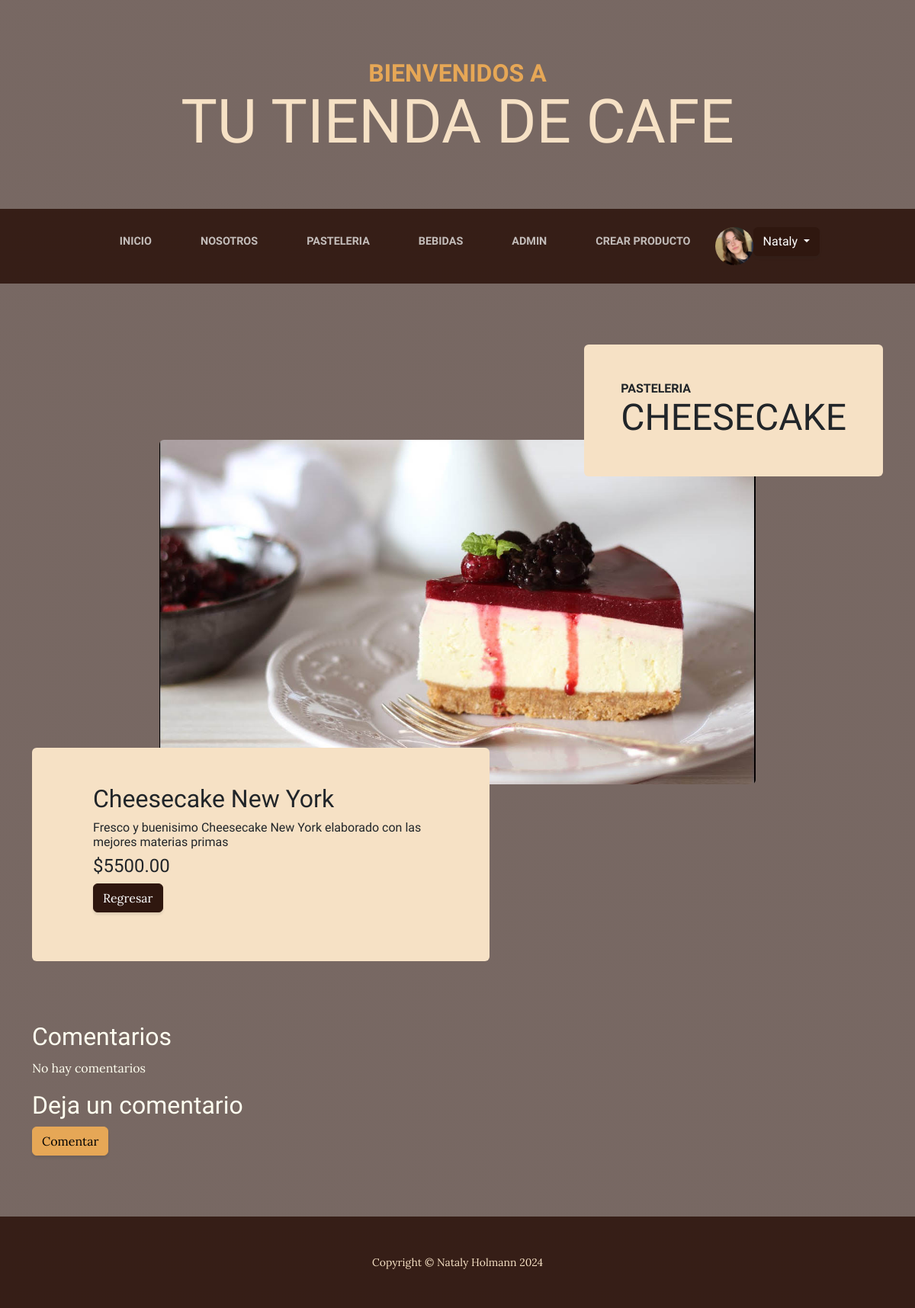
Page /pasteleria/12/ (signed in) on the committed database.
### user/models.py (models this page shows, shortened)
class Imagen(models.Model):
    imagen = models.ImageField(upload_to='imagenes', null=True, blank=True)
    user = models.OneToOneField(User, on_delete=models.CASCADE)

### mi_app/models.py (models this page shows, shortened)
class Producto(models.Model):
    seleccion = (
        ('Pasteleria', 'Pasteleria'),
        ('Bebidas', 'bebidas'),
    )
    categoria = models.CharField(max_length=40, choices=seleccion)
    nombre = models.CharField(max_length=40)
    imagen = models.ImageField(upload_to='imagenes', null=True, blank=True)
    titulo = models.CharField(max_length=40, default='Sin título')
    descripcion = models.TextField(max_length=200)
    precio = models.DecimalField(max_digits=10, decimal_places=2)
    fecha = models.DateField(default=timezone.now)

### mi_app/views.py (the view)
class PasteleriaDetailView(LoginRequiredMixin, DetailView):
    model = Producto
    context_object_name = 'pasteleria'
    template_name = 'mi_app/pasteleria_detail.html'
    def get_context_data(self, **kwargs):
        context = super().get_context_data(**kwargs)
        context['comentarios'] = self.object.comentarios.all()  # Filtra comentarios por producto
        return context

### mi_app/templates/mi_app/pasteleria_detail.html (shortened to what this page needs)
<!DOCTYPE html>
<html lang="en">
<head>
</head>
    <body>
        {% extends 'mi_app/index.html' %}
        {% load static %}
        {% block content %}
                    <section class="page-section">
                        <div class="container">
                            <div class="product-item">
                                <div class="product-item-title d-flex">
                                    <div class="bg-faded p-5 d-flex ms-auto rounded">
                                        <h2 class="section-heading mb-0">
                                            <span class="section-heading-upper">{{ pasteleria.categoria }}</span>
                                            <span class="section-heading-lower">{{ pasteleria.nombre }}</span>                                        </h2>
                                    </div>
                                </div>
                                <img class="product-item-img mx-auto d-flex rounded img-fluid mb-3 mb-lg-0" style="min-width: 70%;" src="{{ pasteleria.imagen.url }}" alt="..." />
                                <div class="product-item-description d-flex me-auto">
                                    <div class="bg-faded p-5 rounded">
                                        <ul>
                                            <h2>{{ pasteleria.titulo }}</h2>
                                            <h6>{{ pasteleria.descripcion }}</h6>
                                            <h4> ${{ pasteleria.precio }}</h4>
                                            <a href="{% url 'pasteleria' %}" class="btn btn-secondary">Regresar</a>
                                        </ul>
                                    </div>
                                </div>
                            </div>
                        </div>
                    </section>
                    <section class="page-section" style="color: #fffff0;">
                        <div class="container">
                            <h2>Comentarios</h2>
                            <ul class="list-unstyled mb-0">
                                {% if not comentarios %}
                                    <p>No hay comentarios</p>
                                {% endif %}
                            </ul>
                        <h2>Deja un comentario</h2>
                        <form action="{% url 'nuevo_comentario' pk=pasteleria.id %}" method="post">
                            <button type="submit" class="btn btn-primary">Comentar</button>
                        </form>
                        </div>
                    </section>
        {% endblock %}

### mi_app/templates/mi_app/index.html (shortened to what this page needs)
{% load static %}
<!DOCTYPE html>
<html lang="en">
    <head>
        <link href="{% static 'mi_app/css/styles.css' %}" rel="stylesheet" />
    </head>
    <body>
        <header>
            <h1 class="site-heading text-center text-faded d-none d-lg-block">
                <span class="site-heading-upper text-primary mb-3">Bienvenidos a</span>
                <span class="site-heading-lower">TU TIENDA DE CAFE</span>
            </h1>
        </header>
        <nav class="navbar navbar-expand-lg navbar-dark py-lg-4" id="mainNav">
            <div class="container">
                <div class="collapse navbar-collapse" id="navbarSupportedContent">
                    <ul class="navbar-nav mx-auto">
                        <li class="nav-item px-lg-4"><a class="nav-link text-uppercase" href="{% url 'index' %}">Inicio</a></li>
                        <li class="nav-item px-lg-4"><a class="nav-link text-uppercase" href="{% url 'about' %}">Nosotros</a></li>
                        <li class="nav-item px-lg-4"><a class="nav-link text-uppercase" href="{%url 'pasteleria' %}">Pasteleria</a></li>
                        <li class="nav-item px-lg-4"><a class="nav-link text-uppercase" href="{% url 'bebidas' %}">Bebidas</a></li>
                        {% if user.is_superuser %}
                        <li class="nav-item px-lg-4"><a class="nav-link text-uppercase" href="{% url 'admin:index' %}">Admin</a></li>
                        <li class="nav-item px-lg-4"><a class="nav-link text-uppercase" href="{% url 'productoNuevo' %}">Crear Producto</a></li>
                        {% endif %}
                        {% if request.user.is_authenticated %}
                            <img src="{{ request.user.imagen.imagen.url}}" alt="Profile" style="height: 50px;width: 50px; border-radius: 50%;">
                            <div class="dropdown">
                                <button class="btn btn-secondary dropdown-toggle" type="button" id="dropdownMenuButton1" data-bs-toggle="dropdown" aria-expanded="false">
                                    {{ request.user.username }}
                                </button>
                            </div>
                        {% endif %}
                    </ul>
                </div>
            </div>
        </nav>
        {% block content %}{% endblock %}
        <footer class="footer text-faded text-center py-5">
            <div class="container"><p class="m-0 small">Copyright &copy; Nataly Holmann 2024</p></div>
        </footer>
    </body>
</html>

### rows in the picture
Producto: categoria "PASTELERIA", nombre "CHEESECAKE", imagen (picture), titulo "Cheesecake New York", descripcion "Fresco y buenisimo Cheesecake New York elaborado con las mejores materias primas", precio "5500.00"

### other values in the picture
{{ request.user.username }} "Nataly"
